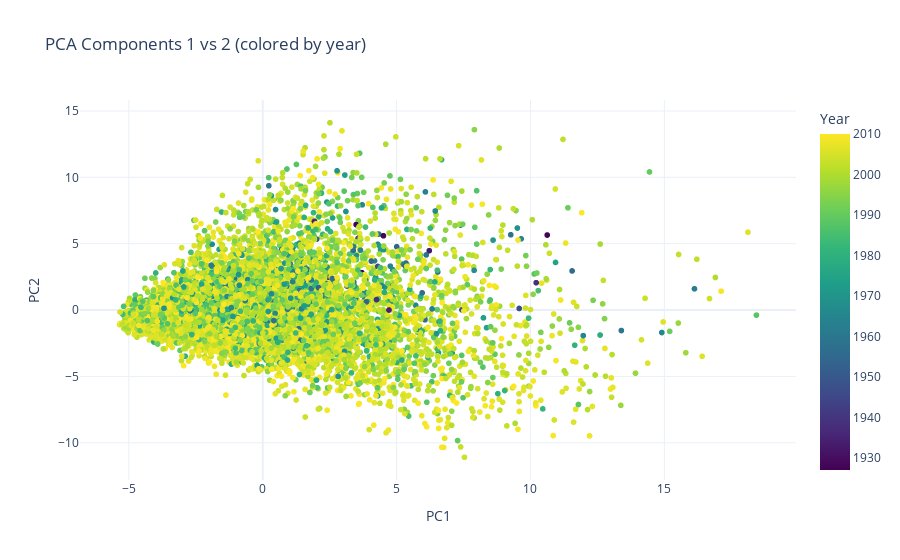

This figure's notebook cell:
### Code cell
sample_size = 10000
sample_idx = np.random.choice(len(X_train_pca), sample_size, replace=False)

fig = px.scatter(
    x=X_train_pca[sample_idx, 0],
    y=X_train_pca[sample_idx, 1],
    color=y_train[sample_idx],
    title='PCA Components 1 vs 2 (colored by year)',
    labels={'x': 'PC1', 'y': 'PC2', 'color': 'Year'},
    color_continuous_scale='Viridis'
)
fig.update_layout(template='plotly_white')
fig.write_html('reports/figures/18_pca_scatter.html')
fig.show()

### Figure 1 — Plotly figure (JSON) as saved in the notebook; plotly's stock layout.template omitted (floating-point values rounded to 4 significant figures; data arrays with more than 128 entries replaced by an {"elided": "..."} marker saying what was removed)
{"data": [{"hovertemplate": "PC1=%{x}<br>PC2=%{y}<br>Year=%{marker.color}<extra></extra>", "legendgroup": "", "marker": {"color": {"elided": "10000 int values"}, "coloraxis": "coloraxis", "symbol": "circle"}, "mode": "markers", "name": "", "showlegend": false, "type": "scattergl", "x": {"elided": "10000 float values"}, "xaxis": "x", "y": {"elided": "10000 float values"}, "yaxis": "y"}], "layout": {"coloraxis": {"colorbar": {"title": {"text": "Year"}}, "colorscale": [[0, "#440154"], [0.1111, "#482878"], [0.2222, "#3e4989"], [0.3333, "#31688e"], [0.4444, "#26828e"], [0.5556, "#1f9e89"], [0.6667, "#35b779"], [0.7778, "#6ece58"], [0.8889, "#b5de2b"], [1, "#fde725"]]}, "legend": {"tracegroupgap": 0}, "title": {"text": "PCA Components 1 vs 2 (colored by year)"}, "xaxis": {"anchor": "y", "domain": [0, 1], "title": {"text": "PC1"}}, "yaxis": {"anchor": "x", "domain": [0, 1], "title": {"text": "PC2"}}}}
